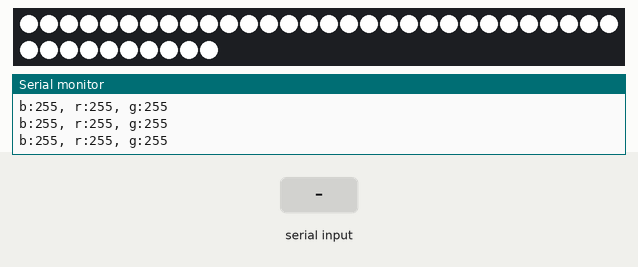
Recording of a sketch running on a simulated Arduino Mega 2560, built with avr-gcc and run on an emulated ATmega2560. Parts: 40 RGB LEDs in strip order, left to right, continuing on the next row, the last lines printed to the serial monitor. The test bench sets the inputs (shaded band). EEPROM starts erased.

Above: at 1.2 s.
1.3 s: "1\n" received over Serial
At 2.5 s:
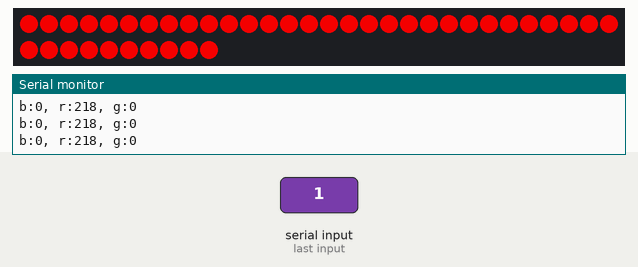
2.8 s: "2\n" received over Serial
4.3 s: "0\n" received over Serial
Timing chart, 0 to 7.3 s (numbered marks = the images above; inputs shaded):
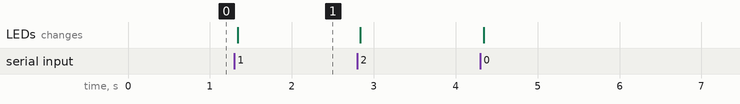

Measured:
- after the input at 1.3 s, the LEDs: change at once (image 1)

The sketch:

MegaNeoPixels.ino
```cpp
//MegaNeoPixels.ino by Alastair Cota - 31/03/2021
//  Intended for use with an Arduino Mega2560 and Adafruit NeoPixel Shield
//  Serial Format: RRGGBB\r\n (e.g. FFFFFF + \r\n = { r: 255, g: 255, b: 255 }; )
//  The Serial plotter shows the active colour graphically in BRG format.
//  The Arduino makes an attempt to remember the last colour it was set to,
//  but it may take a while for it to boot initially.

#include <Adafruit_NeoPixel.h>
#include <EEPROM.h>

#define PIN_PIXELS     6
#define NUM_PIXELS    40
#define MAX_LENGTH     8

char data[MAX_LENGTH];
size_t ptr;
byte r, g, b;

Adafruit_NeoPixel pixels(NUM_PIXELS, PIN_PIXELS,
                         NEO_GRB + NEO_KHZ800);

byte hexmap(char data1, char data2);
void pixels_update();
void serial_parse();
void serial_plot();

void setup()
{
    r = EEPROM.read(0);
    g = EEPROM.read(1);
    b = EEPROM.read(2);
    for (size_t i = 0; i < MAX_LENGTH; ++i) { data[i] = '0'; }
    Serial.begin(115200);
    pixels.begin();
    pixels_update();
}

void loop()
{
    pixels_update();
    serial_parse();
    serial_plot();
    delay(10);
}

void pixels_update()
{
    pixels.clear();
    for (size_t i = 0; i < NUM_PIXELS; ++i)
    {
        pixels.setPixelColor(i, pixels.Color(r, g, b));
    }
    pixels.show();
}

void serial_parse()
{
    if (Serial.available() > 0)
    {
        data[ptr] = Serial.read();
        if (data[ptr] == '\n')
        {
            r = hexmap(data[0], data[1]);
            g = hexmap(data[2], data[3]);
            b = hexmap(data[4], data[5]);
            EEPROM.write(0, r);
            EEPROM.write(1, g);
            EEPROM.write(2, b);
            for (size_t i = 0; i < MAX_LENGTH; ++i) { data[i] = '0'; }
            ptr = 0;
        }
        else if (ptr < MAX_LENGTH) { ++ptr; }
    }
}

void serial_plot()
{
    Serial.print("b:");
    Serial.print(b);
    Serial.print(", r:");
    Serial.print(r);
    Serial.print(", g:");
    Serial.print(g);
    Serial.println();
}

byte hexmap(char data1, char data2)
{
    data1 -= (data1 < 58) ? 48 : 55;
    data2 -= (data2 < 58) ? 48 : 55;
    return (data1 << 4) | data2;
}
```
